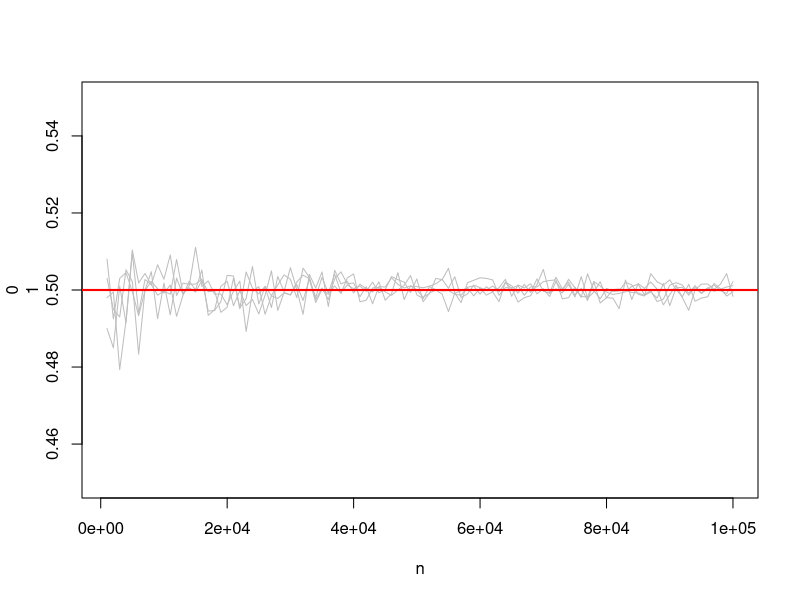

Source code (R):
# Ctrl + Shift + Enter
rm(list = ls())

print("Lanzamiento de una moneda")
x <- sample(x = c("c", "+"), size = 10, replace = TRUE, prob = c(1 / 3, 2 / 3))
sum(x == "c")
### 1 == heads
### 2 == tails

x <- sample(x = 1:0, size = 10**4, replace = TRUE, prob = c(1 / 3, 2 / 3))
sum(x) / length(x)
mean(x)
err <- 1
paso <- 1000
x0 <- mean(x)
while (err > 10**-4) {
  xx <- sample(x = 1:0, size = 10**4, replace = TRUE, prob = c(1 / 3, 2 / 3))
  x <- c(x, xx)
  print(x1 <- mean(x))

  err <- abs(x1 - x0)
  x0 <- x1
}
## Usando runif()
u <- runif(10)
x <- u < 1 / 3
mean(x)
mean(runif(1000) < 1 / 3)
n <- seq(from = 1000, to = 100000, by = 1000)
ll <- function(n = 100, prob = 0.5) return(mean(runif(n) < prob)) # < prob --> cara

prob <- sapply(n, ll, p = 0.5)
# e usando agora a función plot temos
plot(n, prob, ylab = c(0, 1), type = "l", ylim = c(0.45, 0.55), col = 'grey') # Axustar a ollo os límites do eixo
points(n, sapply(n, ll, p = 0.5), type = "l", col = 'grey')
# repito isto 18 veces máis
d <- replicate(2, points(n, sapply(n, ll, p = 0.5), type = "l", col = 'grey'))
abline(h = 0.5, col = "red", lwd = 2)


print("Simulación del funcionamiento de un circuito")
set.seed(100)
#x1 <- sample(x=1:0, size=200, replace=TRUE, prob=c(0.6,0.4))
x1 <- runif(200) <= 0.6
x2 <- runif(200) < 0.8
#x2 <- sample(x=1:0, size=200, replace=TRUE, prob=c(0.8,0.2))
#z <- x1+x2
#z[z == 2] <- 1
#mean(z)
mean(runif(200) <= 0.6 | runif(200) < 0.8)
print("El valor teórico es 0.92")
print("Circuito más complejo")
x1 <- sample(x = 1:0, size = 200, replace = TRUE, prob = c(0.8, 0.2))
x2 <- sample(x = 1:0, size = 200, replace = TRUE, prob = c(0.9, 0.1))
x3 <- sample(x = 1:0, size = 200, replace = TRUE, prob = c(0.6, 0.4))
x4 <- sample(x = 1:0, size = 200, replace = TRUE, prob = c(0.5, 0.5))
x5 <- sample(x = 1:0, size = 200, replace = TRUE, prob = c(0.7, 0.3))
z <- (x1 + x2 + x3 + x4) * x5
z[z > 0] <- 1
mean(z)


print("Concurso de triples da NBA (2018)")
lb <- c(35.6, 37.6, 39.6, 37.6, 35.6) / 100
ch <- c(36.4, 40.0, 40.5, 40.0, 36.4) / 100
db <- c(32.9, 35.7, 38.5, 35.7, 32.9) / 100

triple <- function(sdgfewdsfsdfeswf = 0) {
  tt <- function(prob = 0.5) {
    return(sample(x = 1:0, size = 5, replace = TRUE, prob = c(prob, 1 - prob)))
  }
  x1 <- sapply(lb, tt)
  x1[5, ] <- x1[5, ] * 2
  x2 <- sapply(ch, tt)
  x2[5, ] <- x2[5, ] * 2
  x3 <- sapply(db, tt)
  x3[5, ] <- x3[5, ] * 2
  if (
    sum(max(c(sum(x1), sum(x2), sum(x3))) == c(sum(x1), sum(x2), sum(x3))) > 1
  ) {
    return(triple())
  }

  return(which.max(c(sum(x1), sum(x2), sum(x3))))
}
x <- sapply(X = 1:100000, FUN = triple)
print(paste("Larry Bird = ", mean(x == 1)))
print(paste("Craig Hodges = ", mean(x == 2)))
print(paste("Devin Booker = ", mean(x == 3)))
